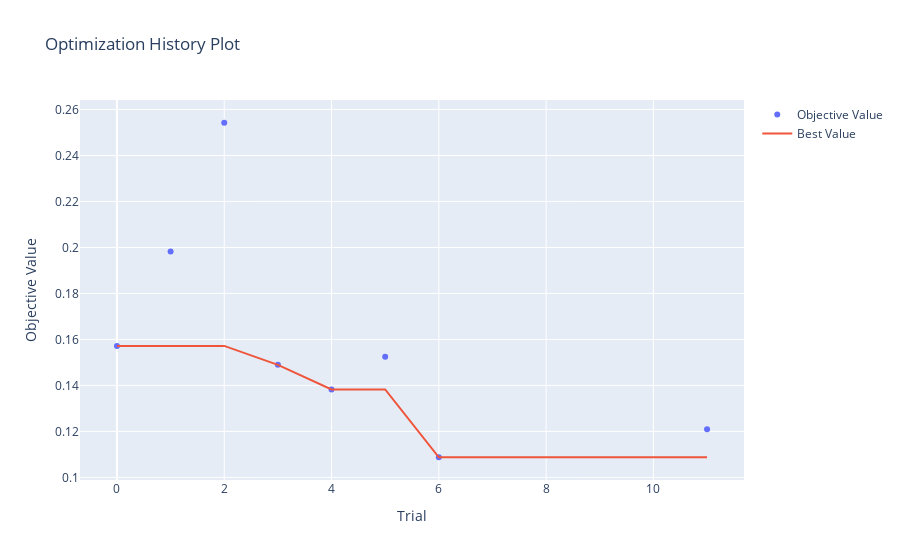

This figure's notebook cell:
### Code cell
plot_optimization_history(study)

### Figure 1 — Plotly figure (JSON) as saved in the notebook; plotly's stock layout.template omitted (floating-point values rounded to 4 significant figures)
{"data": [{"mode": "markers", "name": "Objective Value", "type": "scatter", "x": [0, 1, 2, 3, 4, 5, 6, 11], "y": [0.1572, 0.1983, 0.2542, 0.1489, 0.1382, 0.1525, 0.1088, 0.121]}, {"mode": "lines", "name": "Best Value", "type": "scatter", "x": [0, 1, 2, 3, 4, 5, 6, 7, 8, 9, 10, 11], "y": [0.1572, 0.1572, 0.1572, 0.1489, 0.1382, 0.1382, 0.1088, 0.1088, 0.1088, 0.1088, 0.1088, 0.1088]}, {"marker": {"color": "#cccccc"}, "mode": "markers", "name": "Infeasible Trial", "showlegend": false, "type": "scatter", "x": [], "y": []}], "layout": {"title": {"text": "Optimization History Plot"}, "xaxis": {"title": {"text": "Trial"}}, "yaxis": {"title": {"text": "Objective Value"}}}}
